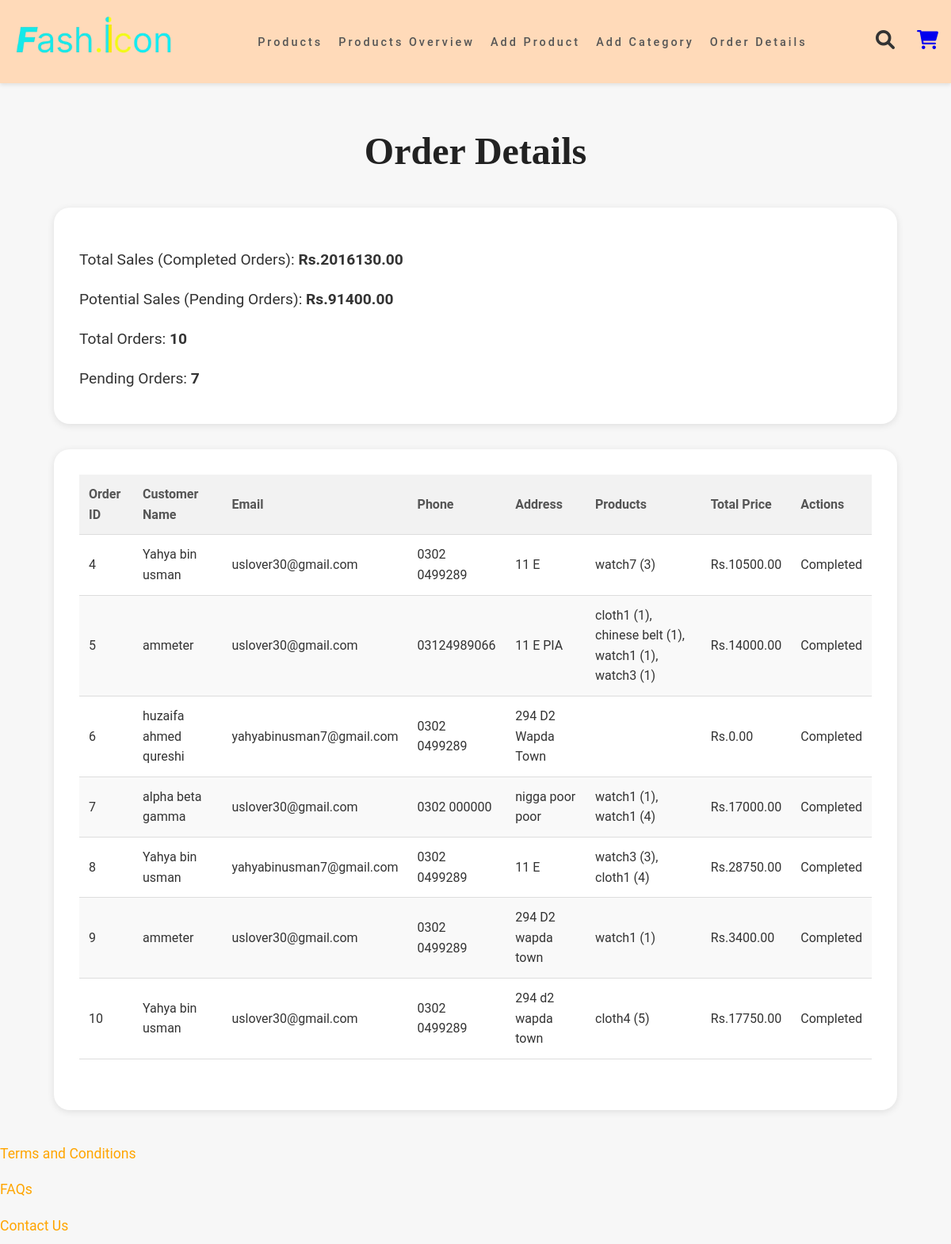
Page /order-details/ (signed in) on the earlier database version.
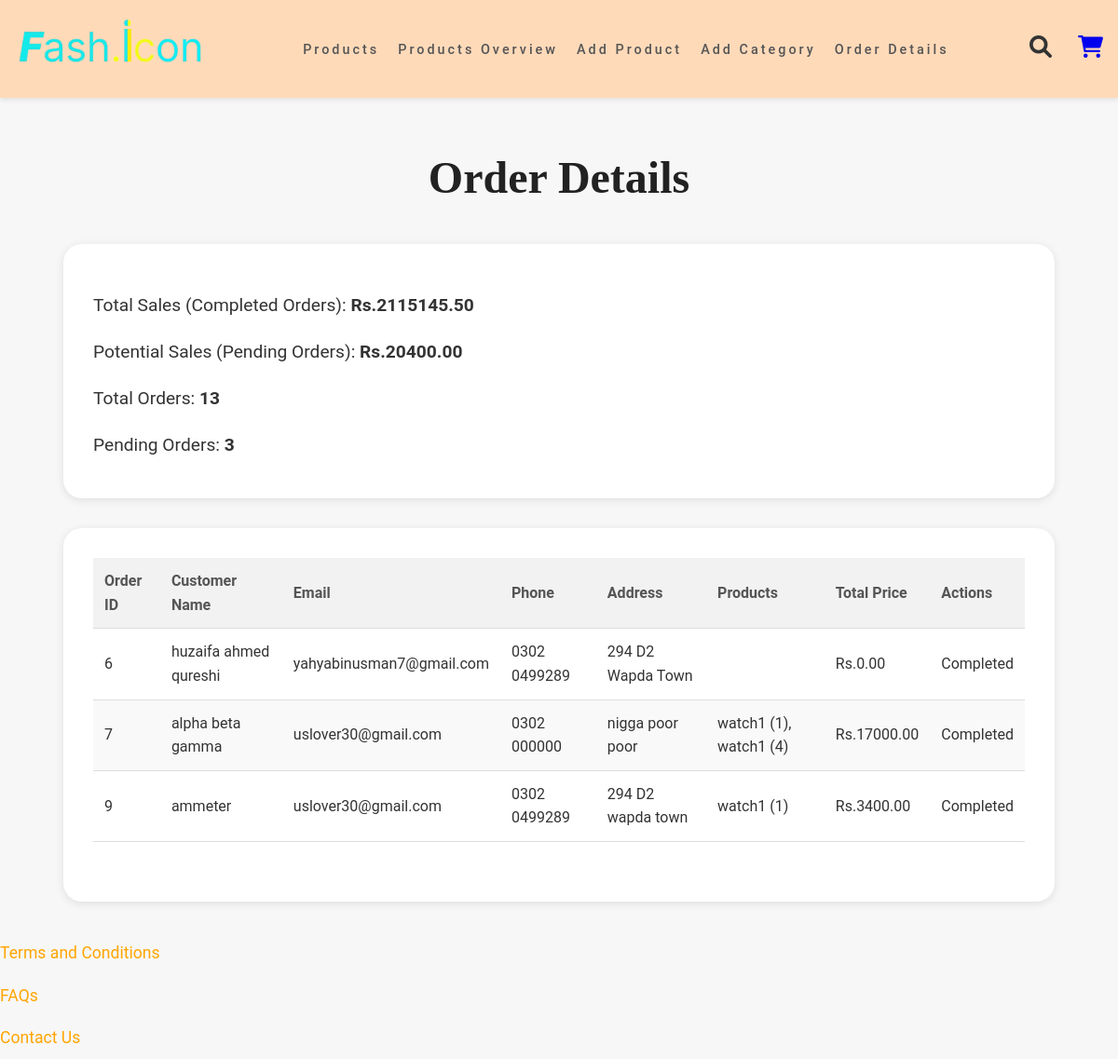
Same page on the later database version.
### keychain_app/models.py (models this page shows, shortened)
class Order(models.Model):
    name = models.CharField(max_length=100)
    email = models.EmailField()
    phone = models.CharField(max_length=20)
    address = models.TextField()
    postal_code = models.CharField(max_length=20)
    country = models.CharField(max_length=100)
    city = models.CharField(max_length=100, default=None)
    payment = models.CharField(max_length=100)
    total_price_after_gst = models.DecimalField(max_digits=10, decimal_places=2)
    created_at = models.DateTimeField(auto_now_add=True)
    updated_at = models.DateTimeField(auto_now=True)  # Track last update time
    products = models.TextField(default='[]')  # JSON of products
    is_complete = models.BooleanField(default=False)

### keychain_app/views.py (the view, shortened to what this page needs)
# urls.py: path('order-details/', views.order_details, name='order_details'),
@staff_member_required
def order_details(request):
    search_query = request.GET.get('search', '')
    all_orders = Order.objects.all()
    total_orders = all_orders.count()
    pending_orders = all_orders.filter(is_complete=False)
    completed_orders = all_orders.filter(is_complete=True)
    total_sales = sum(order.total_price_after_gst for order in completed_orders)
    potential_sales = sum(order.total_price_after_gst for order in pending_orders)
    return render(request, 'order_details.html', {
        'pending_orders': pending_orders,
        'total_orders': total_orders,
        'total_pending_orders': pending_orders.count(),
        'total_sales': total_sales,
        'potential_sales': potential_sales,
        'search_query': search_query,
    })

### keychain_app/templates/order_details.html (shortened to what this page needs)
{% load static %}
<!DOCTYPE html>
<html lang="en">
<head>
    <link rel="stylesheet" href="https://cdnjs.cloudflare.com/ajax/libs/font-awesome/6.0.0-beta3/css/all.min.css">
</head>
<body>
    <nav class="navbar-goofy">
        <div class="logo-fun">            <img src="{% static 'images/logo.png' %}" alt="Logo">
        </div>
        <ul class="nav-links-goofy">
            <li><a href="{% url 'products_view' %}">Products</a></li>
            <li><a href="{% url 'products_overview' %}">Products Overview</a></li>
            <li><a href="{% url 'add_product' %}">Add Product</a></li>
            <li><a href="{% url 'add_category' %}">Add Category</a></li>
            <li><a href="{% url 'order_details' %}">Order Details</a></li>
        </ul>
        <div class="nav-icons-goofy">
            <i class="fas fa-search"></i>
            <a href="{% url 'view_cart' %}"><i class="fas fa-shopping-cart"></i></a>
        </div>
    </nav>
    <h1>Order Details</h1>
    <div class="summary-container">
        <p>Total Sales (Completed Orders): <span>Rs.{{ total_sales }}</span></p>
        <p>Potential Sales (Pending Orders): <span>Rs.{{ potential_sales }}</span></p>
        <p>Total Orders: <span>{{ total_orders }}</span></p>
        <p>Pending Orders: <span>{{ total_pending_orders }}</span></p>
    </div>
    <div class="table-container">
        <table>
            <thead>
                <tr>
                    <th>Order ID</th>
                    <th>Customer Name</th>
                    <th>Email</th>
                    <th>Phone</th>
                    <th>Address</th>
                    <th>Products</th>
                    <th>Total Price</th>
                    <th>Actions</th>
                </tr>
            </thead>
            <tbody>
                {% for order in pending_orders %}
                <tr>
                    <td>{{ order.id }}</td>
                    <td>{{ order.name }}</td>
                    <td>{{ order.email }}</td>
                    <td>{{ order.phone }}</td>
                    <td>{{ order.address }}</td>
                    <td>{{ order.products }}</td>
                    <td>Rs.{{ order.total_price_after_gst }}</td>
                    <td>
                        {% if order.status == 'Pending' %}
                        <form action="{% url 'mark_order_complete' order.id %}" method="POST">
                            {% csrf_token %}
                            <button type="submit">Mark as Complete</button>
                        </form>
                        {% else %}
                        Completed
                        {% endif %}
                    </td>
                </tr>
                {% endfor %}
            </tbody>
        </table>
    </div>
    <div class="text-section">
        <a href="{% url 'terms' %}">Terms and Conditions</a><br>
        <a href="{% url 'faqs' %}">FAQs</a><br>
        <a href="{% url 'contact' %}">Contact Us</a>
    </div>
</body>
</html>

Differences in the rows shown:
no longer on this page (row edited): Order: id "4", name "Yahya bin usman", email "uslover30@gmail.com", phone "0302 0499289", address "11 E", products "watch7 (3)", total_price_after_gst "10500.00"
no longer on this page (row edited): Order: id "5", name "ammeter", email "uslover30@gmail.com", phone "03124989066", address "11 E PIA", products "cloth1 (1), chinese belt (1), watch1 (1), watch3 (1)", total_price_after_gst "14000.00"
no longer on this page (row edited): Order: id "8", name "Yahya bin usman", email "yahyabinusman7@gmail.com", phone "0302 0499289", address "11 E", products "watch3 (3), cloth1 (4)", total_price_after_gst "28750.00"
no longer on this page (row edited): Order: id "10", name "Yahya bin usman", email "uslover30@gmail.com", phone "0302 0499289", address "294 d2 wapda town", products "cloth4 (5)", total_price_after_gst "17750.00"
Other differences:
{{ total_sales }}: "2016130.00" → "2115145.50"
{{ potential_sales }}: "91400.00" → "20400.00"
{{ total_orders }}: "10" → "13"
{{ total_pending_orders }}: "7" → "3"
